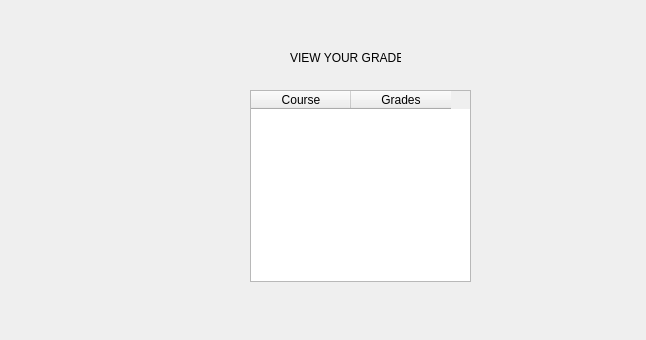
<?xml version="1.0" encoding="UTF-8"?>
<ui version="4.0">
 <class>ViewGradesWindow</class>
 <widget class="QWidget" name="ViewGradesWindow">
  <property name="geometry">
   <rect>
    <x>0</x>
    <y>0</y>
    <width>646</width>
    <height>340</height>
   </rect>
  </property>
  <property name="windowTitle">
   <string>Form</string>
  </property>
  <widget class="QLabel" name="titleLabel">
   <property name="geometry">
    <rect>
     <x>290</x>
     <y>50</y>
     <width>111</width>
     <height>16</height>
    </rect>
   </property>
   <property name="text">
    <string>VIEW YOUR GRADES</string>
   </property>
  </widget>
  <widget class="QTableWidget" name="tableWidget">
   <property name="geometry">
    <rect>
     <x>250</x>
     <y>90</y>
     <width>221</width>
     <height>192</height>
    </rect>
   </property>
   <column>
    <property name="text">
     <string>Course</string>
    </property>
   </column>
   <column>
    <property name="text">
     <string>Grades</string>
    </property>
   </column>
  </widget>
 </widget>
 <resources/>
 <connections/>
</ui>
